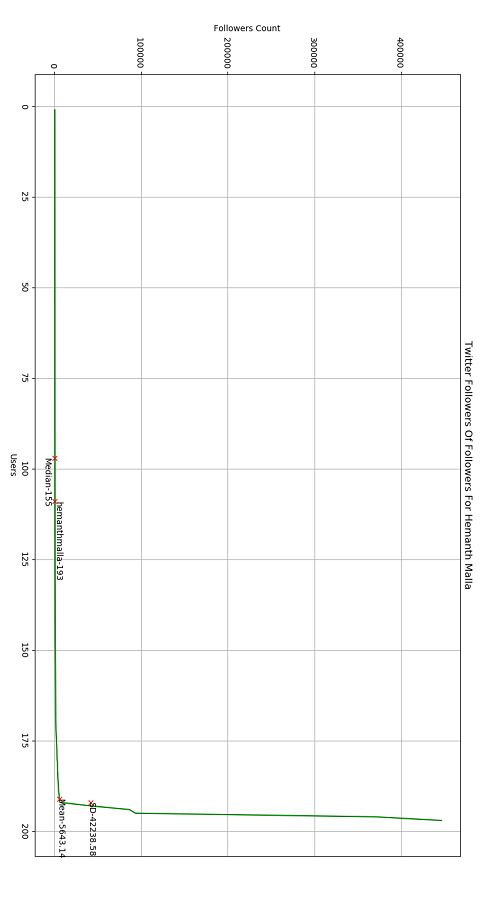

Here is the Python script that generated this plot:
import matplotlib.pyplot as plt
import pandas as pd
import numpy as np
import math
data = pd.read_csv('followersCount.csv', skiprows=1, sep=',',header=None)
y_axis = data[1].values.tolist()
# my friends count =980
myFriends = 193
mean  = round(np.mean(y_axis),2)
median = round(np.median(y_axis),2)
sd = round(np.std(y_axis),2)
y_axis.append(mean)
y_axis.append(median)
y_axis.append(sd)
# y_axis.append(myFriends)
y_axis.sort()


# print(myFriends)

x_axis = [i for i in range(1, len(y_axis)+1)]

plt.plot(x_axis, y_axis, color='g' ) 
plt.xlabel('Users')
plt.ylabel('Followers Count')
plt.plot(y_axis.index(mean),mean, marker='x', color='r')
plt.text(y_axis.index(mean),mean+500,"Mean-"+str(mean))

plt.plot(y_axis.index(median),median, marker='x', color='r')
plt.text(y_axis.index(median),median-10000,"Median-"+str(int(median)))

plt.plot(y_axis.index(sd),sd, marker='x', color='r')
plt.text(y_axis.index(sd),sd-1000,"SD-"+str(sd))

plt.plot(y_axis.index(myFriends),myFriends, marker='x', color='r')
plt.text(y_axis.index(myFriends),myFriends+3000,"hemanthmalla-193")

plt.title('Twitter Followers Of Followers For Hemanth Malla')
# plt.xticks(x_axis)
plt.grid(True)
plt.show()
